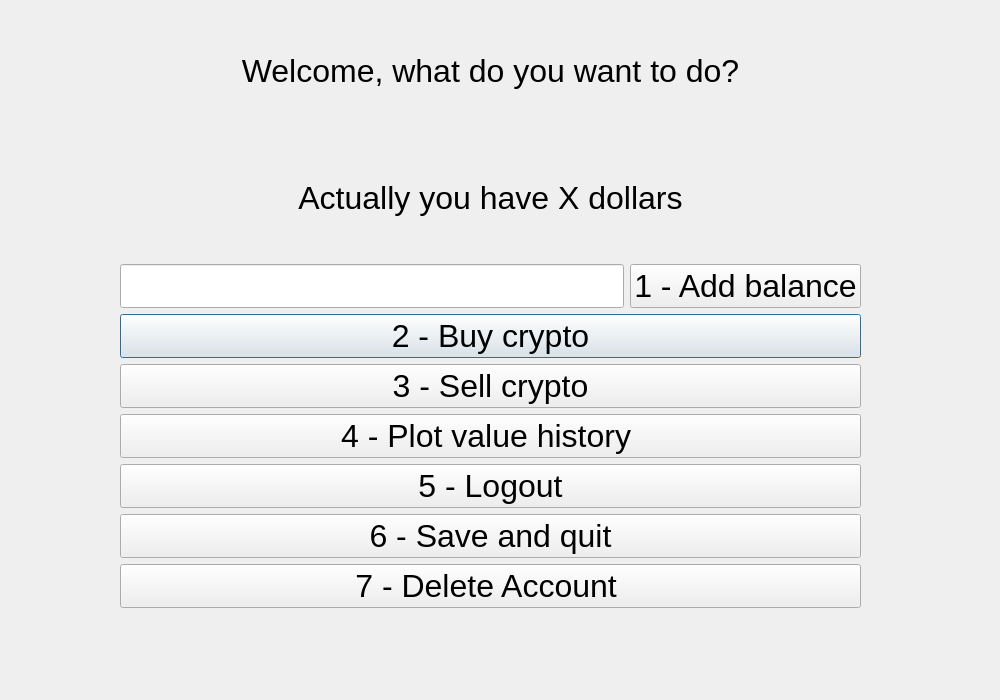
<?xml version="1.0" encoding="UTF-8"?>
<ui version="4.0">
 <class>Dialog</class>
 <widget class="QDialog" name="Dialog">
  <property name="geometry">
   <rect>
    <x>0</x>
    <y>0</y>
    <width>1000</width>
    <height>700</height>
   </rect>
  </property>
  <property name="windowTitle">
   <string>Dialog</string>
  </property>
  <widget class="QWidget" name="">
   <property name="geometry">
    <rect>
     <x>120</x>
     <y>10</y>
     <width>741</width>
     <height>598</height>
    </rect>
   </property>
   <layout class="QGridLayout" name="gridLayout">
    <item row="4" column="0" colspan="2">
     <widget class="QPushButton" name="button_2">
      <property name="font">
       <font>
        <pointsize>24</pointsize>
       </font>
      </property>
      <property name="text">
       <string>2 - Buy crypto</string>
      </property>
     </widget>
    </item>
    <item row="3" column="1">
     <widget class="QPushButton" name="button_1">
      <property name="sizePolicy">
       <sizepolicy hsizetype="Fixed" vsizetype="Fixed">
        <horstretch>0</horstretch>
        <verstretch>0</verstretch>
       </sizepolicy>
      </property>
      <property name="font">
       <font>
        <pointsize>24</pointsize>
       </font>
      </property>
      <property name="text">
       <string>1 - Add balance</string>
      </property>
     </widget>
    </item>
    <item row="9" column="0" colspan="2">
     <widget class="QPushButton" name="button_6">
      <property name="font">
       <font>
        <pointsize>24</pointsize>
       </font>
      </property>
      <property name="text">
       <string>6 - Save and quit</string>
      </property>
     </widget>
    </item>
    <item row="5" column="0" colspan="2">
     <widget class="QPushButton" name="button_3">
      <property name="font">
       <font>
        <pointsize>24</pointsize>
       </font>
      </property>
      <property name="text">
       <string>3 - Sell crypto</string>
      </property>
     </widget>
    </item>
    <item row="10" column="0" colspan="2">
     <widget class="QPushButton" name="button_7">
      <property name="font">
       <font>
        <pointsize>24</pointsize>
       </font>
      </property>
      <property name="text">
       <string>7 - Delete Account </string>
      </property>
     </widget>
    </item>
    <item row="0" column="0" colspan="2">
     <widget class="QLabel" name="simple_text">
      <property name="font">
       <font>
        <pointsize>24</pointsize>
       </font>
      </property>
      <property name="text">
       <string>Welcome, what do you want to do?</string>
      </property>
      <property name="alignment">
       <set>Qt::AlignmentFlag::AlignCenter</set>
      </property>
     </widget>
    </item>
    <item row="3" column="0">
     <widget class="QLineEdit" name="balance_input">
      <property name="font">
       <font>
        <pointsize>24</pointsize>
       </font>
      </property>
     </widget>
    </item>
    <item row="7" column="0" colspan="2">
     <widget class="QPushButton" name="button_5">
      <property name="font">
       <font>
        <pointsize>24</pointsize>
       </font>
      </property>
      <property name="text">
       <string>5 - Logout</string>
      </property>
     </widget>
    </item>
    <item row="1" column="0" colspan="2">
     <widget class="QLabel" name="balance_text">
      <property name="font">
       <font>
        <pointsize>24</pointsize>
       </font>
      </property>
      <property name="layoutDirection">
       <enum>Qt::LayoutDirection::LeftToRight</enum>
      </property>
      <property name="text">
       <string>Actually you have X dollars</string>
      </property>
      <property name="alignment">
       <set>Qt::AlignmentFlag::AlignCenter</set>
      </property>
     </widget>
    </item>
    <item row="6" column="0" colspan="2">
     <widget class="QPushButton" name="button_4">
      <property name="font">
       <font>
        <pointsize>24</pointsize>
       </font>
      </property>
      <property name="text">
       <string>4 - Plot value history </string>
      </property>
     </widget>
    </item>
   </layout>
  </widget>
 </widget>
 <resources/>
 <connections/>
</ui>
